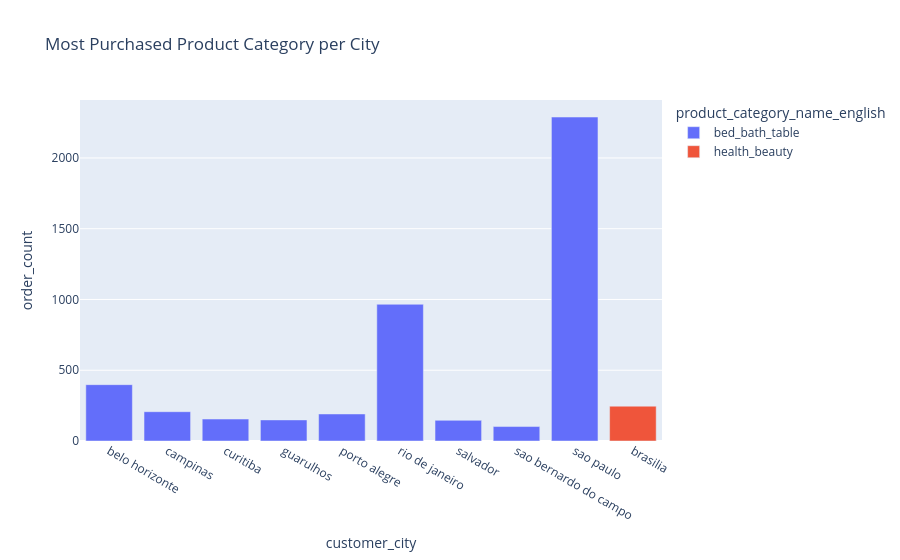

Source (notebook cell):
### Code cell
top_city_product = (
    master.groupby(['customer_city', 'product_category_name_english'])
    .size()
    .reset_index(name='order_count')
    .sort_values(['customer_city', 'order_count'], ascending=[True, False])
    .drop_duplicates('customer_city')
)

top_city_product = top_city_product[
    top_city_product['customer_city'].isin(
        master['customer_city'].value_counts().head(10).index
    )
]

fig = px.bar(
    top_city_product,
    x='customer_city',
    y='order_count',
    color='product_category_name_english',
    title='Most Purchased Product Category per City'
)

fig.show()

### Figure 1 — Plotly figure (JSON) as saved in the notebook; plotly's stock layout.template omitted (floating-point values rounded to 4 significant figures)
{"data": [{"hovertemplate": "product_category_name_english=bed_bath_table<br>customer_city=%{x}<br>order_count=%{y}<extra></extra>", "legendgroup": "bed_bath_table", "marker": {"color": "#636efa", "pattern": {"shape": ""}}, "name": "bed_bath_table", "orientation": "v", "showlegend": true, "textposition": "auto", "type": "bar", "x": ["belo horizonte", "campinas", "curitiba", "guarulhos", "porto alegre", "rio de janeiro", "salvador", "sao bernardo do campo", "sao paulo"], "xaxis": "x", "y": [398, 207, 155, 149, 191, 966, 146, 102, 2289], "yaxis": "y"}, {"hovertemplate": "product_category_name_english=health_beauty<br>customer_city=%{x}<br>order_count=%{y}<extra></extra>", "legendgroup": "health_beauty", "marker": {"color": "#EF553B", "pattern": {"shape": ""}}, "name": "health_beauty", "orientation": "v", "showlegend": true, "textposition": "auto", "type": "bar", "x": ["brasilia"], "xaxis": "x", "y": [246], "yaxis": "y"}], "layout": {"barmode": "relative", "legend": {"title": {"text": "product_category_name_english"}, "tracegroupgap": 0}, "title": {"text": "Most Purchased Product Category per City"}, "xaxis": {"anchor": "y", "domain": [0, 1], "title": {"text": "customer_city"}}, "yaxis": {"anchor": "x", "domain": [0, 1], "title": {"text": "order_count"}}}}
